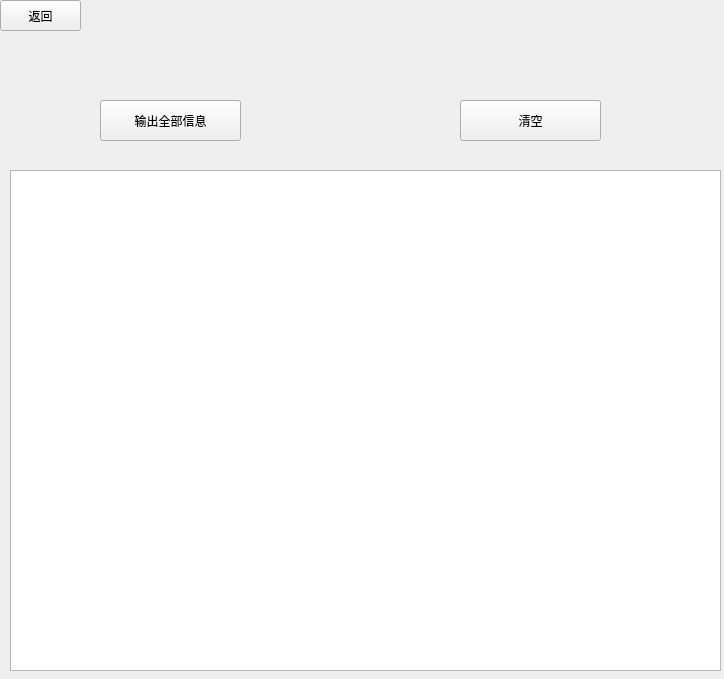
<?xml version="1.0" encoding="UTF-8"?>
<ui version="4.0">
 <class>Outputall</class>
 <widget class="QWidget" name="Outputall">
  <property name="geometry">
   <rect>
    <x>0</x>
    <y>0</y>
    <width>724</width>
    <height>679</height>
   </rect>
  </property>
  <property name="windowTitle">
   <string>Form</string>
  </property>
  <widget class="QPushButton" name="back">
   <property name="geometry">
    <rect>
     <x>0</x>
     <y>0</y>
     <width>81</width>
     <height>31</height>
    </rect>
   </property>
   <property name="text">
    <string>返回</string>
   </property>
  </widget>
  <widget class="QPushButton" name="output">
   <property name="geometry">
    <rect>
     <x>100</x>
     <y>100</y>
     <width>141</width>
     <height>41</height>
    </rect>
   </property>
   <property name="text">
    <string>输出全部信息</string>
   </property>
  </widget>
  <widget class="QPushButton" name="clear">
   <property name="geometry">
    <rect>
     <x>460</x>
     <y>100</y>
     <width>141</width>
     <height>41</height>
    </rect>
   </property>
   <property name="text">
    <string>清空</string>
   </property>
  </widget>
  <widget class="QTextEdit" name="textEdit">
   <property name="geometry">
    <rect>
     <x>10</x>
     <y>170</y>
     <width>711</width>
     <height>501</height>
    </rect>
   </property>
   <property name="styleSheet">
    <string notr="true">font: 10pt &quot;微软雅黑&quot;;</string>
   </property>
  </widget>
 </widget>
 <resources/>
 <connections/>
</ui>
